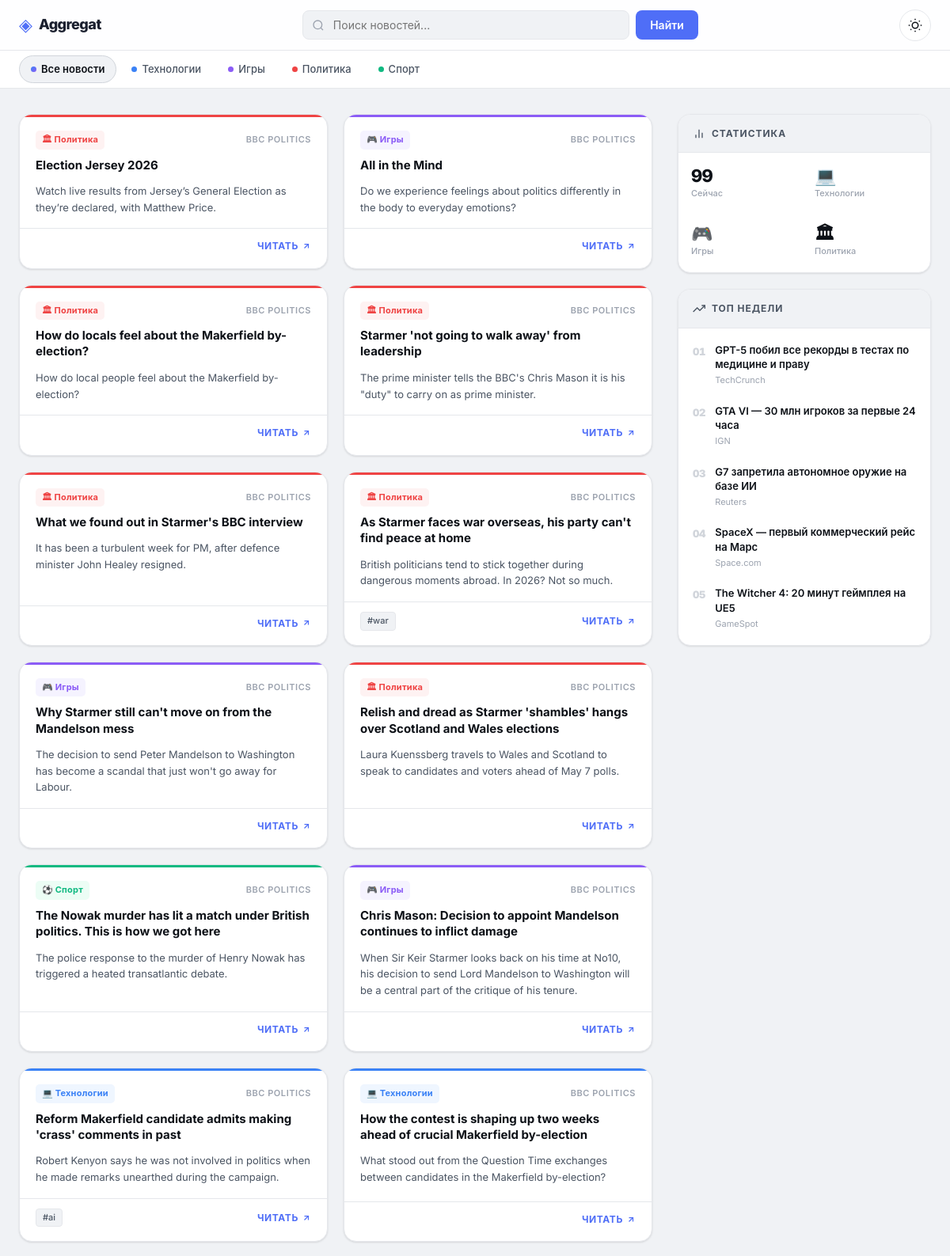
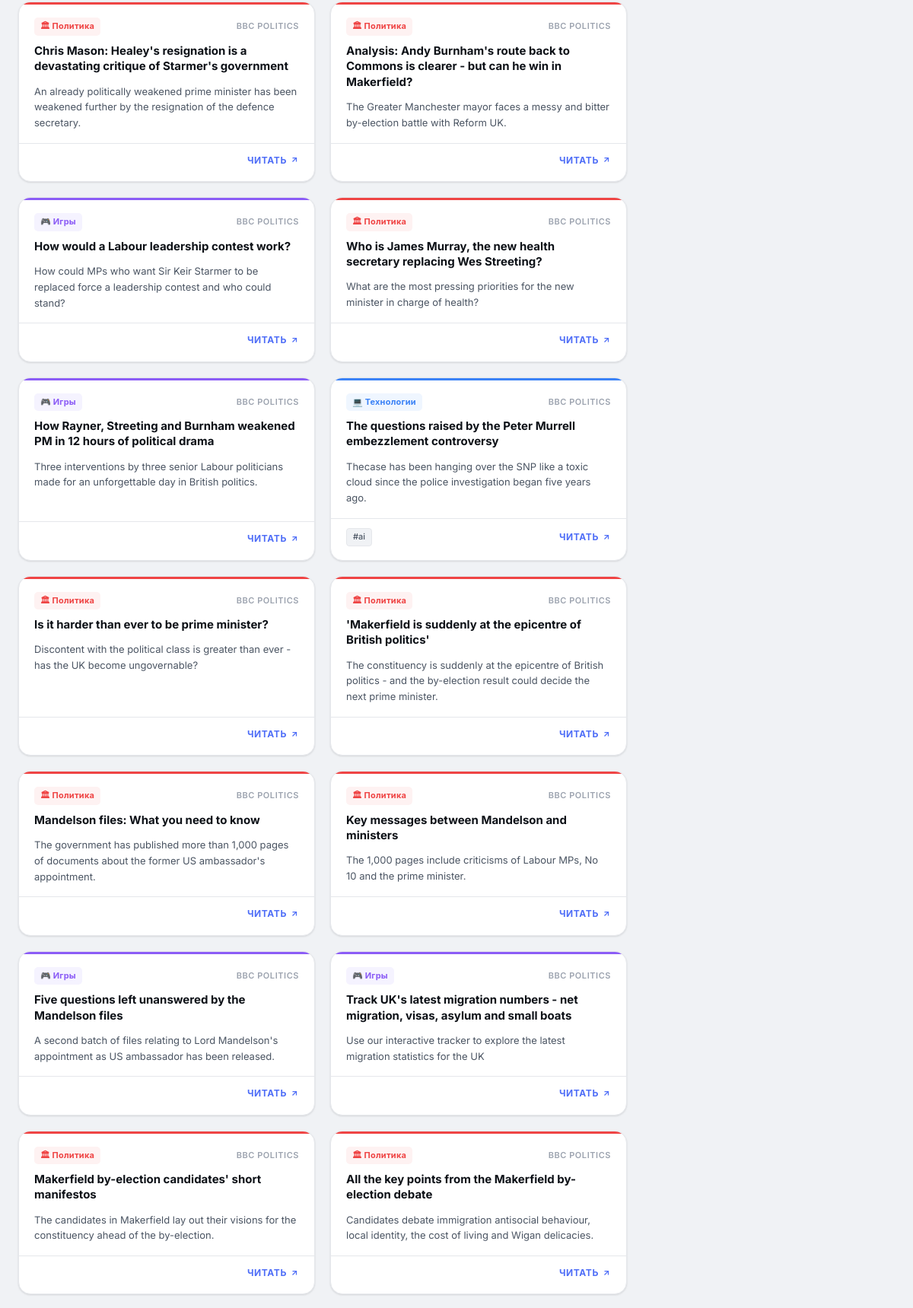
The page / (upper part) on the database its author committed (2 pictures, top to bottom).
### tables this page shows
CREATE TABLE articles (
        id INTEGER PRIMARY KEY AUTOINCREMENT,
        title TEXT UNIQUE,
        link TEXT,
        description TEXT,
        published TEXT,
        source TEXT,
        category TEXT DEFAULT 'Unknown',
        tags TEXT DEFAULT ''
    );

### app.py (the view)
@app.route("/")
def home():
    search = request.args.get("search", "")
    category = request.args.get("category", "")
    conn = get_connection()
    cursor = conn.cursor()
    query = """
        SELECT title, source, link, description, published, category, tags
        FROM articles
        WHERE 1=1
    """
    params = []
    if search:
        query += " AND title LIKE ?"
        params.append(f"%{search}%")
    if category:
        query += " AND category = ?"
        params.append(category)
    query += " ORDER BY id DESC"
    cursor.execute(query, params)
    articles = cursor.fetchall()
    conn.close()
    return render_template("index.html", articles=articles)

### app.py (called while the page is built)
def get_connection():
    return sqlite3.connect(DB_NAME)

### templates/index.html (shortened to what this page needs)
<!DOCTYPE html>
<html lang="ru">
<head>
    <link rel="stylesheet" href="{{ url_for('static', filename='style.css') }}">
</head>
<body>
<nav class="topnav">
    <div class="topnav-inner">
        <a class="brand" href="/">
            <span class="brand-icon">◈</span>
            <span class="brand-name">Aggregat</span>
        </a>
        <form class="search-form" method="GET" action="/">
            <div class="search-wrap">
                <input
                    type="text"
                    name="search"
                    placeholder="Поиск новостей..."
                    value="{{ request.args.get('search', '') }}"
                >
            </div>
            <button type="submit" class="btn-search">Найти</button>
        </form>
        <button class="theme-toggle" onclick="toggleTheme()" aria-label="Переключить тему">
            <svg class="icon-sun" width="18" height="18" viewBox="0 0 24 24" fill="none" stroke="currentColor" stroke-width="2"><circle cx="12" cy="12" r="5"/><path d="M12 1v2M12 21v2M4.22 4.22l1.42 1.42M18.36 18.36l1.42 1.42M1 12h2M21 12h2M4.22 19.78l1.42-1.42M18.36 5.64l1.42-1.42"/></svg>
        </button>
    </div>
</nav>
<div class="catbar">
    <div class="catbar-inner">
        {% set current_cat = request.args.get('category', '')|lower %}
        <a href="/" class="cat-pill {% if not current_cat %}active{% endif %}">
            <span class="cat-dot all"></span>Все новости
        </a>
        <a href="/?category=technology" class="cat-pill {% if current_cat == 'technology' %}active{% endif %}">
            <span class="cat-dot tech"></span>Технологии
        </a>
        <a href="/?category=gaming" class="cat-pill {% if current_cat == 'gaming' %}active{% endif %}">
            <span class="cat-dot gaming"></span>Игры
        </a>
        <a href="/?category=politics" class="cat-pill {% if current_cat == 'politics' %}active{% endif %}">
            <span class="cat-dot politics"></span>Политика
        </a>
        <a href="/?category=sport" class="cat-pill {% if current_cat == 'sport' %}active{% endif %}">
            <span class="cat-dot sport"></span>Спорт
        </a>
    </div>
</div>
<div class="page-wrapper">
    <main class="feed">
        {% if articles %}
            {% for article in articles %}
            {% set clean_cat = (article[5]|default('unknown')|string|trim|lower) %}
            <article class="card cat-{{ clean_cat }}">
                <div class="card-header">
                    <div class="card-meta-row">
                        <span class="badge badge-{{ clean_cat }}">
                            {% if clean_cat == 'technology' %}💻 Технологии
                            {% elif clean_cat == 'gaming' %}🎮 Игры
                            {% elif clean_cat == 'politics' %}🏛 Политика
                            {% elif clean_cat == 'sport' %}⚽ Спорт
                            {% else %}📰 Новости{% endif %}
                        </span>
                        <span class="source-name">{{ article[1] }}</span>
                    </div>
                    <h2 class="card-title"><a href="{{ article[2] }}" target="_blank" rel="noopener">{{ article[0] }}</a></h2>
                </div>
                {% if article[3] %}
                <p class="card-desc">{{ article[3][:200] }}{% if article[3]|length > 200 %}…{% endif %}</p>
                {% endif %}
                <div class="card-footer">
                    <div class="tags">
                        {% for tag in (article[6] or '').split(',') if tag.strip() %}
                        <span class="tag">#{{ tag.strip() }}</span>
                        {% endfor %}
                    </div>
                    <a href="{{ article[2] }}" target="_blank" rel="noopener" class="read-link">
                        Читать <svg width="12" height="12" viewBox="0 0 24 24" fill="none" stroke="currentColor" stroke-width="2.5"><line x1="7" y1="17" x2="17" y2="7"/><polyline points="7 7 17 7 17 17"/></svg>
                    </a>
                </div>
            </article>
            {% endfor %}
        {% endif %}
    </main>
    <aside class="sidebar">
        <div class="sidebar-sticky">
            <div class="widget">
                <div class="widget-header">
                    <svg width="16" height="16" viewBox="0 0 24 24" fill="none" stroke="currentColor" stroke-width="2"><path d="M18 20V10"/><path d="M12 20V4"/><path d="M6 20v-6"/></svg>
                    Статистика
                </div>
                <div class="stats-grid">
                    <div class="stat-item">
                        <span class="stat-num">{{ articles|length }}</span>
                        <span class="stat-label">Сейчас</span>
                    </div>
                    <div class="stat-item">
                        <span class="stat-num tech-color">💻</span>
                        <span class="stat-label">Технологии</span>
                    </div>
                    <div class="stat-item">
                        <span class="stat-num gaming-color">🎮</span>
                        <span class="stat-label">Игры</span>
                    </div>
                    <div class="stat-item">
                        <span class="stat-num pol-color">🏛</span>
                        <span class="stat-label">Политика</span>
                    </div>
                </div>
            </div>
            <div class="widget">
                <div class="widget-header">
                    <svg width="16" height="16" viewBox="0 0 24 24" fill="none" stroke="currentColor" stroke-width="2"><polyline points="23 6 13.5 15.5 8.5 10.5 1 18"/><polyline points="17 6 23 6 23 12"/></svg>
                    Топ недели
                </div>
                <ol class="trending-list">
                    <li class="trending-item">
                        <span class="trend-num">01</span>
                        <div>
                            <a class="trend-title" href="#">GPT-5 побил все рекорды в тестах по медицине и праву</a>
                            <span class="trend-src">TechCrunch</span>
                        </div>
                    </li>
                    <li class="trending-item">
                        <span class="trend-num">02</span>
                        <div>
                            <a class="trend-title" href="#">GTA VI — 30 млн игроков за первые 24 часа</a>
                            <span class="trend-src">IGN</span>
                        </div>
                    </li>
                    <li class="trending-item">
                        <span class="trend-num">03</span>
                        <div>
                            <a class="trend-title" href="#">G7 запретила автономное оружие на базе ИИ</a>
                            <span class="trend-src">Reuters</span>
                        </div>
                    </li>
                    <li class="trending-item">
                        <span class="trend-num">04</span>
                        <div>
                            <a class="trend-title" href="#">SpaceX — первый коммерческий рейс на Марс</a>
                            <span class="trend-src">Space.com</span>
                        </div>
                    </li>
                    <li class="trending-item">
                        <span class="trend-num">05</span>
                        <div>
                            <a class="trend-title" href="#">The Witcher 4: 20 минут геймплея на UE5</a>
                            <span class="trend-src">GameSpot</span>
                        </div>
                    </li>
                </ol>
            </div>
        </div>
    </aside>
</div>
</body>
</html>

### rows shown on the page
articles: shows "🏛 Политика", source "BBC POLITICS", title "Election Jersey 2026", description "Watch live results from Jersey’s General Election as they’re declared, with Matthew Price."
articles: shows "🎮 Игры", source "BBC POLITICS", title "All in the Mind", description "Do we experience feelings about politics differently in the body to everyday emotions?"
articles: shows "🏛 Политика", source "BBC POLITICS", title "How do locals feel about the Makerfield by-election?", description "How do local people feel about the Makerfield by-election?"
articles: shows "🏛 Политика", source "BBC POLITICS", title "Starmer 'not going to walk away' from leadership", description "The prime minister tells the BBC's Chris Mason it is his \"duty\" to carry on as prime minister."
articles: shows "🏛 Политика", source "BBC POLITICS", title "What we found out in Starmer's BBC interview", description "It has been a turbulent week for PM, after defence minister John Healey resigned."
articles: shows "🏛 Политика", source "BBC POLITICS", title "As Starmer faces war overseas, his party can't find peace at home", description "British politicians tend to stick together during dangerous moments abroad. In 2026? Not so much.", strip "war"
articles: shows "🎮 Игры", source "BBC POLITICS", title "Why Starmer still can't move on from the Mandelson mess", description "The decision to send Peter Mandelson to Washington has become a scandal that just won't go away for Labour."
articles: shows "🏛 Политика", source "BBC POLITICS", title "Relish and dread as Starmer 'shambles' hangs over Scotland and Wales elections", description "Laura Kuenssberg travels to Wales and Scotland to speak to candidates and voters ahead of May 7 polls."
articles: shows "⚽ Спорт", source "BBC POLITICS", title "The Nowak murder has lit a match under British politics. This is how we got here", description "The police response to the murder of Henry Nowak has triggered a heated transatlantic debate."
articles: shows "🎮 Игры", source "BBC POLITICS", title "Chris Mason: Decision to appoint Mandelson continues to inflict damage", description "When Sir Keir Starmer looks back on his time at No10, his decision to send Lord Mandelson to Washington will be a central part of the critique of his tenure."
articles: shows "💻 Технологии", source "BBC POLITICS", title "Reform Makerfield candidate admits making 'crass' comments in past", description "Robert Kenyon says he was not involved in politics when he made remarks unearthed during the campaign.", strip "ai"
articles: shows "💻 Технологии", source "BBC POLITICS", title "How the contest is shaping up two weeks ahead of crucial Makerfield by-election", description "What stood out from the Question Time exchanges between candidates in the Makerfield by-election?"
articles: shows "🏛 Политика", source "BBC POLITICS", title "Chris Mason: Healey's resignation is a devastating critique of Starmer's government", description "An already politically weakened prime minister has been weakened further by the resignation of the defence secretary."
articles: shows "🏛 Политика", source "BBC POLITICS", title "Analysis: Andy Burnham's route back to Commons is clearer - but can he win in Makerfield?", description "The Greater Manchester mayor faces a messy and bitter by-election battle with Reform UK."
articles: shows "🎮 Игры", source "BBC POLITICS", title "How would a Labour leadership contest work?", description "How could MPs who want Sir Keir Starmer to be replaced force a leadership contest and who could stand?"
articles: shows "🏛 Политика", source "BBC POLITICS", title "Who is James Murray, the new health secretary replacing Wes Streeting?", description "What are the most pressing priorities for the new minister in charge of health?"
articles: shows "🎮 Игры", source "BBC POLITICS", title "How Rayner, Streeting and Burnham weakened PM in 12 hours of political drama", description "Three interventions by three senior Labour politicians made for an unforgettable day in British politics."
articles: shows "💻 Технологии", source "BBC POLITICS", title "The questions raised by the Peter Murrell embezzlement controversy", description "Thecase has been hanging over the SNP like a toxic cloud since the police investigation began five years ago.", strip "ai"
articles: shows "🏛 Политика", source "BBC POLITICS", title "Is it harder than ever to be prime minister?", description "Discontent with the political class is greater than ever - has the UK become ungovernable?"
articles: shows "🏛 Политика", source "BBC POLITICS", title "'Makerfield is suddenly at the epicentre of British politics'", description "The constituency is suddenly at the epicentre of British politics - and the by-election result could decide the next prime minister."
articles: shows "🏛 Политика", source "BBC POLITICS", title "Mandelson files: What you need to know", description "The government has published more than 1,000 pages of documents about the former US ambassador's appointment."
articles: shows "🏛 Политика", source "BBC POLITICS", title "Key messages between Mandelson and ministers", description "The 1,000 pages include criticisms of Labour MPs, No 10 and the prime minister."
articles: shows "🎮 Игры", source "BBC POLITICS", title "Five questions left unanswered by the Mandelson files", description "A second batch of files relating to Lord Mandelson's appointment as US ambassador has been released."
articles: shows "🎮 Игры", source "BBC POLITICS", title "Track UK's latest migration numbers - net migration, visas, asylum and small boats", description "Use our interactive tracker to explore the latest migration statistics for the UK"
articles: shows "🏛 Политика", source "BBC POLITICS", title "Makerfield by-election candidates' short manifestos", description "The candidates in Makerfield lay out their visions for the constituency ahead of the by-election."
articles: shows "🏛 Политика", source "BBC POLITICS", title "All the key points from the Makerfield by-election debate", description "Candidates debate immigration antisocial behaviour, local identity, the cost of living and Wigan delicacies."

### other values the page prints
{{ articles|length }} "99"
